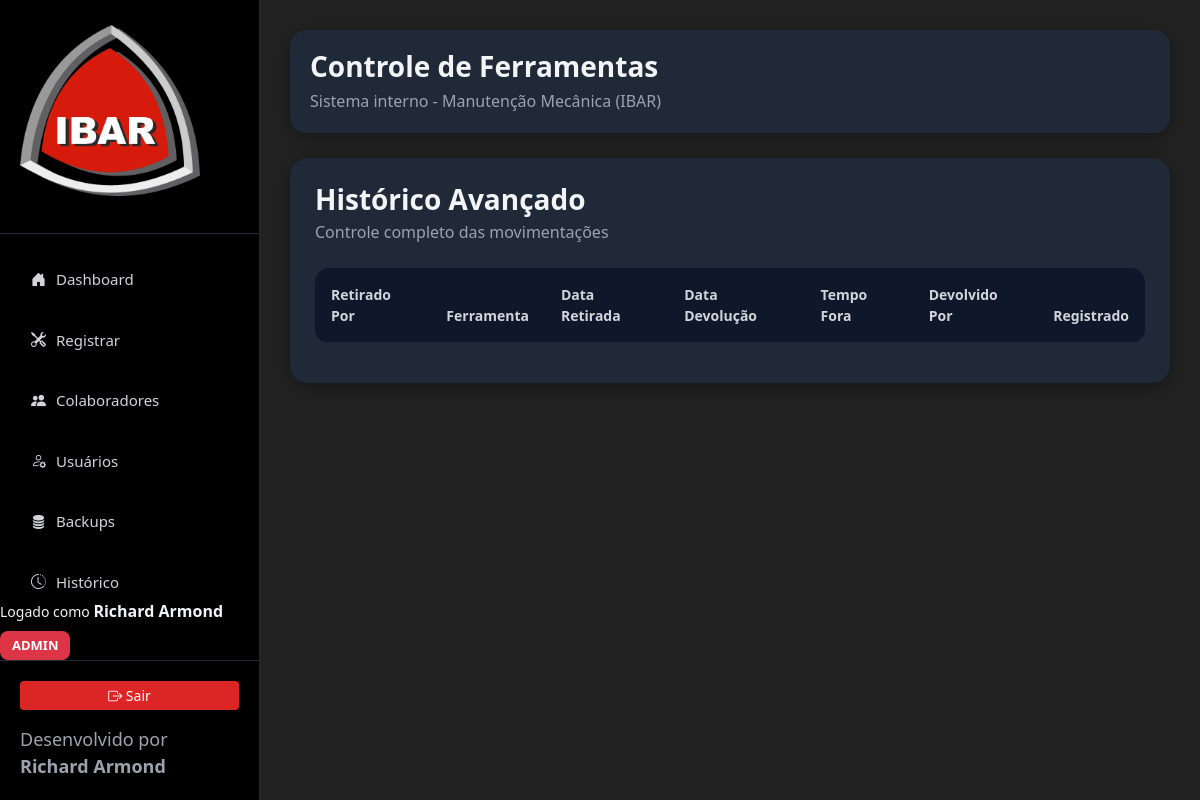
/baixadas (signed in), run on an earlier commit of the app's database.
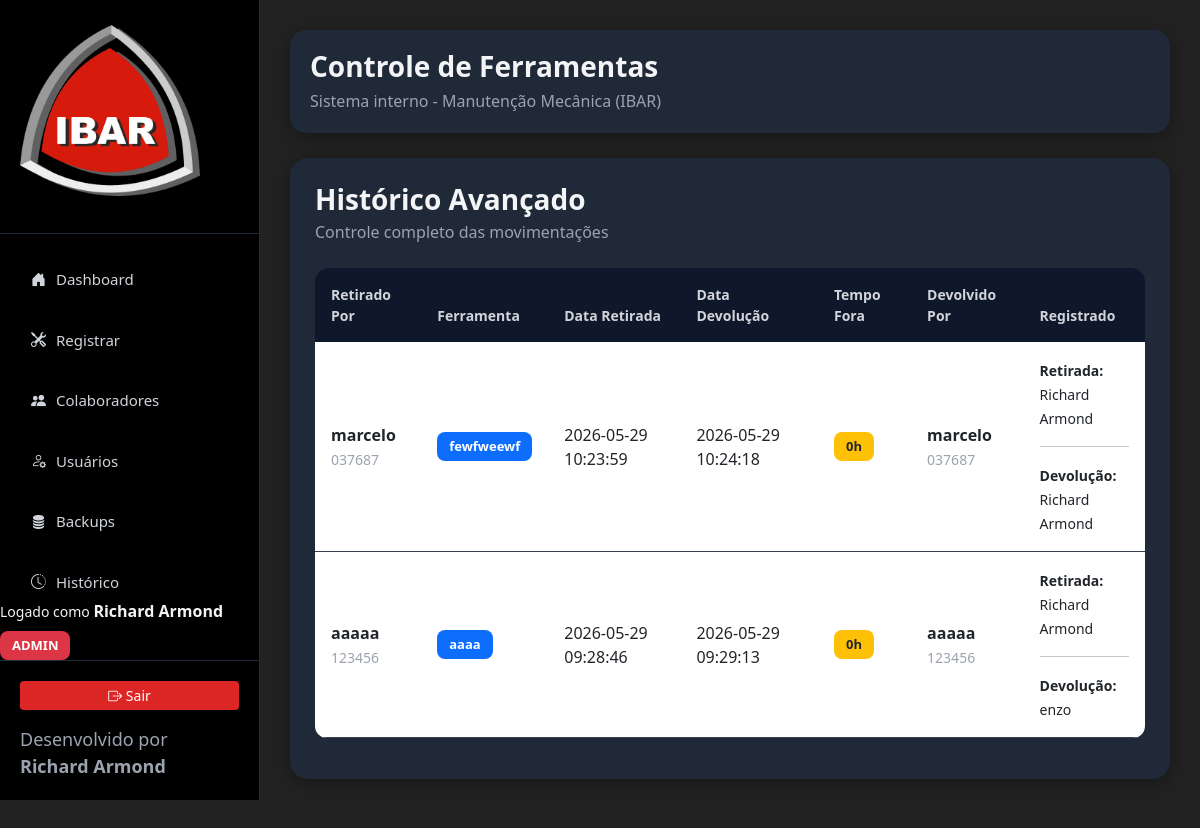
And on a later commit of the database.
### tables this page shows
CREATE TABLE baixadas (
            id INTEGER PRIMARY KEY AUTOINCREMENT,

            matricula TEXT NOT NULL,
            nome TEXT NOT NULL,

            ferramenta TEXT NOT NULL,

            devolvido_por_matricula TEXT NOT NULL,
            devolvido_por_nome TEXT NOT NULL,

            data_retirada TEXT,
            data_baixa TEXT NOT NULL,

            registrado_por_usuario TEXT,
            registrado_por_nome TEXT,

            devolucao_registrada_por_usuario TEXT,
            devolucao_registrada_por_nome TEXT
        );

### routes/historico_routes.py (the view)
@app.route('/baixadas')
@login_obrigatorio
def baixadas():
    with conectar() as con:
        baixadas = con.execute('''
        SELECT *
        FROM baixadas
        ORDER BY data_baixa DESC
        ''').fetchall()
        lista = []
        for b in baixadas:
            item = dict(b)
            try:
                retirada = datetime.strptime(
                    b['data_retirada'],
                    '%Y-%m-%d %H:%M:%S'
                )
                devolucao = datetime.strptime(
                    b['data_baixa'],
                    '%Y-%m-%d %H:%M:%S'
                )
                diferenca = devolucao - retirada
                dias = diferenca.days
                horas = diferenca.seconds // 3600
                if dias > 0:
                    tempo = f'{dias}d {horas}h'
                else:
                    tempo = f'{horas}h'
                item['tempo_total'] = tempo
            except Exception:
                item['tempo_total'] = '-'
            lista.append(item)
    return render_template(
        'baixadas.html',
        baixadas=lista
    )

### database/db.py (called while the page is built)
def conectar():
    con = sqlite3.connect(
        BANCO,
        check_same_thread=False
    )
    con.row_factory = sqlite3.Row
    return con

### utils/auth.py (called while the page is built, shortened)
def login_obrigatorio(f):
    @wraps(f)
    def decorated_function(*args, **kwargs):
        usuario_id = session.get('usuario_id')
        if not usuario_id:
            return redirect(url_for('login'))
        with conectar() as con:
            usuario = con.execute('''
            SELECT *
            FROM sistema_usuarios
            WHERE id=?
            ''', (usuario_id,)).fetchone()
        session['usuario_nome'] = usuario['nome']
        session['usuario'] = usuario['usuario']
        session['tipo'] = usuario['tipo']
        return f(*args, **kwargs)
    return decorated_function

### templates/baixadas.html
{% extends 'base.html' %}
{% block content %}
<div class="card-custom">
    <div class="d-flex justify-content-between align-items-center mb-4 flex-wrap gap-3">
        <div>
            <h3 class="mb-1">
                Histórico Avançado
            </h3>
            <p class="text-muted mb-0">
                Controle completo das movimentações
            </p>
        </div>
    </div>
    <div class="table-responsive">
        <table class="table table-hover align-middle">
            <thead>
                <tr>
                    <th>Retirado Por</th>
                    <th>Ferramenta</th>
                    <th>Data Retirada</th>
                    <th>Data Devolução</th>
                    <th>Tempo Fora</th>
                    <th>Devolvido Por</th>
                    <th>Registrado</th>
                </tr>
            </thead>
            <tbody>
                {% for b in baixadas %}
                <tr>
                    <td>
                        <strong>
                            {{ b['nome'] }}
                        </strong>
                        <br>
                        <small class="text-muted">
                            {{ b['matricula'] }}
                        </small>
                    </td>
                    <td>
                        <span class="badge bg-primary">
                            {{ b['ferramenta'] }}
                        </span>
                    </td>
                    <td>
                        {{ b['data_retirada'] }}
                    </td>
                    <td>
                        {{ b['data_baixa'] }}
                    </td>
                    <td>
                        {% if b['tempo_total'] %}
                            <span class="badge bg-warning text-dark">
                                {{ b['tempo_total'] }}
                            </span>
                        {% else %}
                            -
                        {% endif %}
                    </td>
                    <td>
                        <strong>
                            {{ b['devolvido_por_nome'] }}
                        </strong>
                        <br>
                        <small class="text-muted">
                            {{ b['devolvido_por_matricula'] }}
                        </small>
                    </td>
                    <td>
                        <small>
                            <strong>Retirada:</strong><br>
                            {{ b['registrado_por_nome'] }}
                            <hr>
                            <strong>Devolução:</strong><br>
                            {{ b['devolucao_registrada_por_nome'] }}
                        </small>
                    </td>
                </tr>
                {% endfor %}
            </tbody>
        </table>
    </div>
</div>
{% endblock %}

What changed in the data, as far as the page shows it:
added baixadas: nome "marcelo", matricula "037687", ferramenta "fewfweewf", data_retirada "2026-05-29 10:23:59", data_baixa "2026-05-29 10:24:18", tempo_total "0h", devolvido_por_nome "marcelo", devolvido_por_matricula "037687", registrado_por_nome "Richard Armond", devolucao_registrada_por_nome "Richard Armond"
added baixadas: nome "aaaaa", matricula "123456", ferramenta "aaaa", data_retirada "2026-05-29 09:28:46", data_baixa "2026-05-29 09:29:13", tempo_total "0h", devolvido_por_nome "aaaaa", devolvido_por_matricula "123456", registrado_por_nome "Richard Armond", devolucao_registrada_por_nome "enzo"
